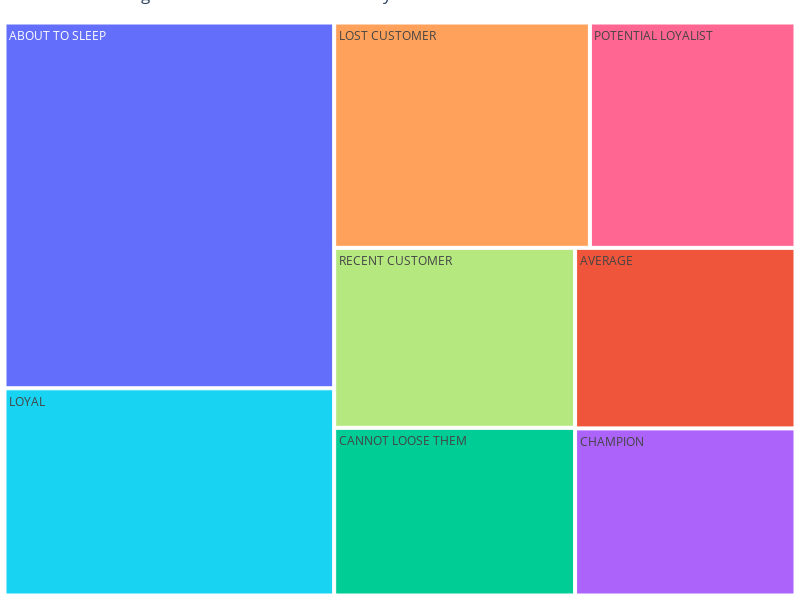

The notebook cell saved with this chart:
### Code cell
import plotly.express as px

# Aggregate count of customers per segment
segment_counts = rfm_segmentation.reset_index().groupby(['segment_name']).agg(N_CUST = ('Customer ID' , 'nunique')).reset_index()

# Create the treemap
fig = px.treemap(segment_counts,
                 path=['segment_name'],
                 values='N_CUST',  # Use count of customers as values
                 color='segment_name',
                 title='Customer Segmentation based on RFM Analysis')

# Set layout options
fig.update_layout(
    margin=dict(t=0, l=0, r=0, b=0),
    height=600,
    width=800,
    showlegend=True
)

# Show the treemap
fig.show()

### Figure 1 — Plotly figure (JSON) as saved in the notebook; plotly's stock layout.template omitted (floating-point values rounded to 4 significant figures)
{"data": [{"branchvalues": "total", "customdata": [["ABOUT TO SLEEP"], ["AVERAGE"], ["CANNOT LOOSE THEM"], ["CHAMPION"], ["LOST CUSTOMER"], ["LOYAL"], ["POTENTIAL LOYALIST"], ["RECENT CUSTOMER"]], "domain": {"x": [0, 1], "y": [0, 1]}, "hovertemplate": "labels=%{label}<br>N_CUST=%{value}<br>parent=%{parent}<br>id=%{id}<br>segment_name=%{customdata[0]}<extra></extra>", "ids": ["ABOUT TO SLEEP", "AVERAGE", "CANNOT LOOSE THEM", "CHAMPION", "LOST CUSTOMER", "LOYAL", "POTENTIAL LOYALIST", "RECENT CUSTOMER"], "labels": ["ABOUT TO SLEEP", "AVERAGE", "CANNOT LOOSE THEM", "CHAMPION", "LOST CUSTOMER", "LOYAL", "POTENTIAL LOYALIST", "RECENT CUSTOMER"], "marker": {"colors": ["#636efa", "#EF553B", "#00cc96", "#ab63fa", "#FFA15A", "#19d3f3", "#FF6692", "#B6E880"]}, "name": "", "parents": ["", "", "", "", "", "", "", ""], "type": "treemap", "values": [203.0, 67.0, 68.0, 62.0, 97.0, 115.0, 78.0, 73.0]}], "layout": {"height": 600, "legend": {"tracegroupgap": 0}, "margin": {"b": 0, "l": 0, "r": 0, "t": 0}, "showlegend": true, "title": {"text": "Customer Segmentation based on RFM Analysis"}, "width": 800}}
